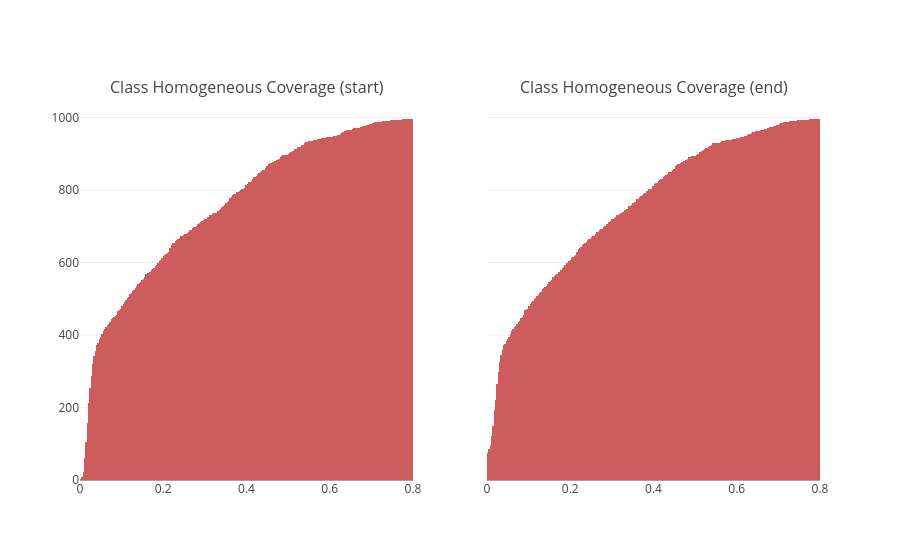

The cell this chart's notebook holds for it:
### Code cell
from plotly.subplots import make_subplots
fig = make_subplots(1, 2, shared_yaxes=True, column_titles=["Class Homogeneous Coverage (start)", "Class Homogeneous Coverage (end)"])

fig.add_trace(go.Histogram(x=maj_class_homo_cov[first_idx], cumulative_enabled=True, xbins=dict(start=0, end=0.8, size=0.0032), marker_color="indianred", name="Start"), row=1, col=1)
fig.add_trace(go.Histogram(x=maj_class_homo_cov[last_idx], cumulative_enabled=True, xbins=dict(start=0, end=0.8, size=0.0032), marker_color="indianred", name="End"), row=1, col=2)

fig.update_layout(showlegend=False)

fig.show()

### Figure 1 — Plotly figure (JSON) as saved in the notebook; plotly's stock layout.template omitted (floating-point values rounded to 4 significant figures; data arrays with more than 128 entries replaced by an {"elided": "..."} marker saying what was removed)
{"data": [{"cumulative": {"enabled": true}, "marker": {"color": "indianred"}, "name": "Start", "type": "histogram", "x": {"elided": "1000 float values"}, "xaxis": "x", "xbins": {"end": 0.8, "size": 0.0032, "start": 0}, "yaxis": "y"}, {"cumulative": {"enabled": true}, "marker": {"color": "indianred"}, "name": "End", "type": "histogram", "x": {"elided": "1000 float values"}, "xaxis": "x2", "xbins": {"end": 0.8, "size": 0.0032, "start": 0}, "yaxis": "y2"}], "layout": {"annotations": [{"font": {"size": 16}, "showarrow": false, "text": "Class Homogeneous Coverage (start)", "x": 0.225, "xanchor": "center", "xref": "paper", "y": 1, "yanchor": "bottom", "yref": "paper"}, {"font": {"size": 16}, "showarrow": false, "text": "Class Homogeneous Coverage (end)", "x": 0.775, "xanchor": "center", "xref": "paper", "y": 1, "yanchor": "bottom", "yref": "paper"}], "showlegend": false, "xaxis": {"anchor": "y", "domain": [0, 0.45]}, "xaxis2": {"anchor": "y2", "domain": [0.55, 1]}, "yaxis": {"anchor": "x", "domain": [0, 1]}, "yaxis2": {"anchor": "x2", "domain": [0, 1], "matches": "y", "showticklabels": false}}}
